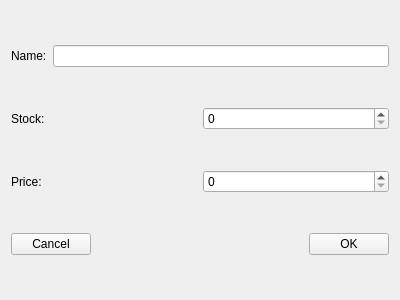
<?xml version="1.0" encoding="UTF-8"?>
<ui version="4.0">
 <class>NewProductDialog</class>
 <widget class="QWidget" name="NewProductDialog">
  <property name="geometry">
   <rect>
    <x>0</x>
    <y>0</y>
    <width>400</width>
    <height>300</height>
   </rect>
  </property>
  <property name="windowTitle">
   <string>Form</string>
  </property>
  <layout class="QVBoxLayout" name="verticalLayout">
   <item>
    <layout class="QHBoxLayout" name="horizontalLayout">
     <item>
      <widget class="QLabel" name="label">
       <property name="text">
        <string>Name:</string>
       </property>
      </widget>
     </item>
     <item>
      <widget class="QLineEdit" name="lineEdit"/>
     </item>
    </layout>
   </item>
   <item>
    <layout class="QHBoxLayout" name="horizontalLayout_2">
     <item>
      <widget class="QLabel" name="label_2">
       <property name="text">
        <string>Stock:</string>
       </property>
      </widget>
     </item>
     <item>
      <widget class="QSpinBox" name="spinBox"/>
     </item>
    </layout>
   </item>
   <item>
    <layout class="QHBoxLayout" name="horizontalLayout_3">
     <item>
      <widget class="QLabel" name="label_3">
       <property name="text">
        <string>Price:</string>
       </property>
      </widget>
     </item>
     <item>
      <widget class="QSpinBox" name="spinBox_2"/>
     </item>
    </layout>
   </item>
   <item>
    <layout class="QHBoxLayout" name="horizontalLayout_4">
     <item>
      <widget class="QPushButton" name="pushButton_2">
       <property name="text">
        <string>Cancel</string>
       </property>
      </widget>
     </item>
     <item>
      <spacer name="horizontalSpacer_2">
       <property name="orientation">
        <enum>Qt::Horizontal</enum>
       </property>
       <property name="sizeHint" stdset="0">
        <size>
         <width>40</width>
         <height>20</height>
        </size>
       </property>
      </spacer>
     </item>
     <item>
      <widget class="QPushButton" name="pushButton">
       <property name="text">
        <string>OK</string>
       </property>
      </widget>
     </item>
    </layout>
   </item>
  </layout>
 </widget>
 <resources/>
 <connections/>
</ui>
